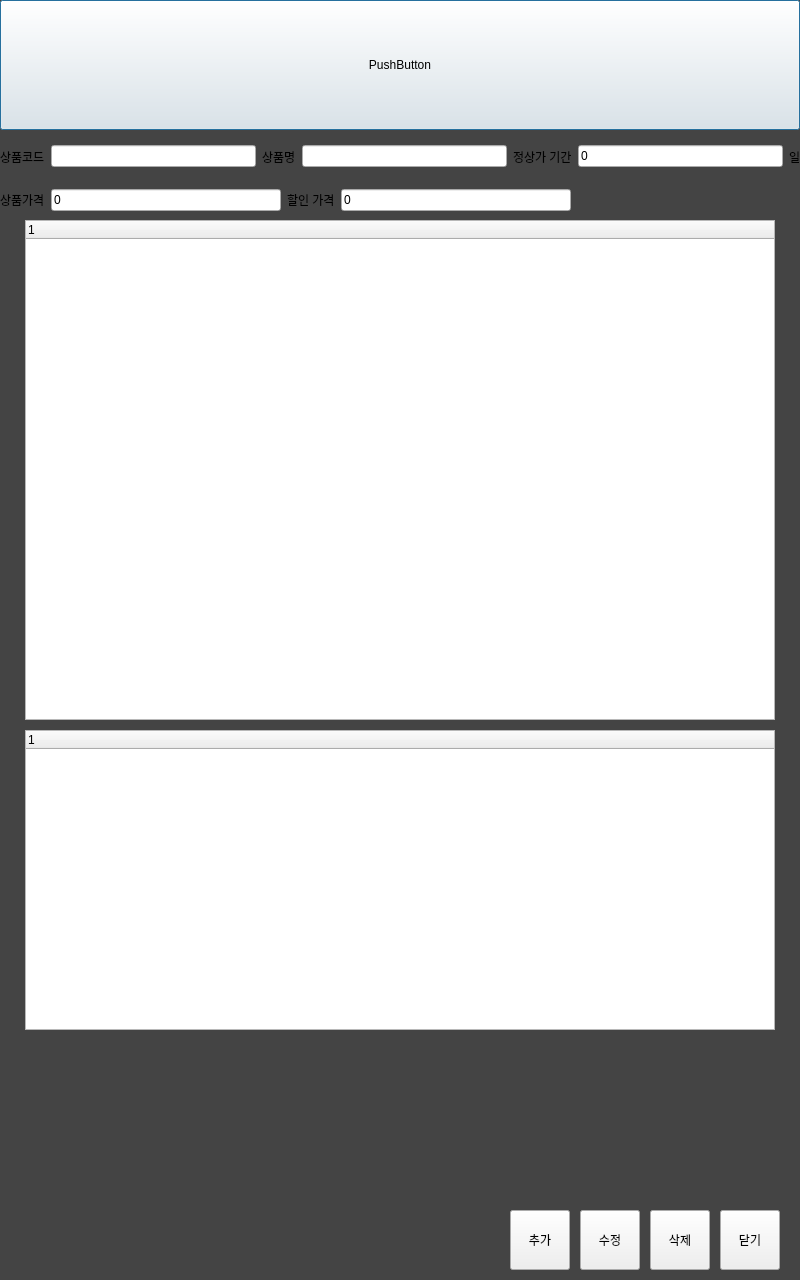
<?xml version="1.0" encoding="UTF-8"?>
<ui version="4.0">
 <class>Import</class>
 <widget class="QDialog" name="Import">
  <property name="geometry">
   <rect>
    <x>0</x>
    <y>0</y>
    <width>800</width>
    <height>1280</height>
   </rect>
  </property>
  <property name="windowTitle">
   <string>Dialog</string>
  </property>
  <property name="styleSheet">
   <string notr="true">#Import
{
	background-color : #444444;

}</string>
  </property>
  <widget class="QPushButton" name="pushButton">
   <property name="geometry">
    <rect>
     <x>0</x>
     <y>0</y>
     <width>800</width>
     <height>130</height>
    </rect>
   </property>
   <property name="minimumSize">
    <size>
     <width>750</width>
     <height>120</height>
    </size>
   </property>
   <property name="text">
    <string>PushButton</string>
   </property>
  </widget>
  <widget class="QTreeWidget" name="treeWidget">
   <property name="geometry">
    <rect>
     <x>25</x>
     <y>220</y>
     <width>750</width>
     <height>500</height>
    </rect>
   </property>
  </widget>
  <widget class="QPushButton" name="pushButton_2">
   <property name="geometry">
    <rect>
     <x>510</x>
     <y>1210</y>
     <width>60</width>
     <height>60</height>
    </rect>
   </property>
   <property name="sizePolicy">
    <sizepolicy hsizetype="Fixed" vsizetype="Fixed">
     <horstretch>0</horstretch>
     <verstretch>0</verstretch>
    </sizepolicy>
   </property>
   <property name="minimumSize">
    <size>
     <width>30</width>
     <height>20</height>
    </size>
   </property>
   <property name="text">
    <string>추가</string>
   </property>
  </widget>
  <widget class="QPushButton" name="pushButton_3">
   <property name="geometry">
    <rect>
     <x>580</x>
     <y>1210</y>
     <width>60</width>
     <height>60</height>
    </rect>
   </property>
   <property name="sizePolicy">
    <sizepolicy hsizetype="Fixed" vsizetype="Fixed">
     <horstretch>0</horstretch>
     <verstretch>0</verstretch>
    </sizepolicy>
   </property>
   <property name="minimumSize">
    <size>
     <width>30</width>
     <height>20</height>
    </size>
   </property>
   <property name="text">
    <string>수정</string>
   </property>
  </widget>
  <widget class="QPushButton" name="pushButton_4">
   <property name="geometry">
    <rect>
     <x>650</x>
     <y>1210</y>
     <width>60</width>
     <height>60</height>
    </rect>
   </property>
   <property name="sizePolicy">
    <sizepolicy hsizetype="Fixed" vsizetype="Fixed">
     <horstretch>0</horstretch>
     <verstretch>0</verstretch>
    </sizepolicy>
   </property>
   <property name="minimumSize">
    <size>
     <width>30</width>
     <height>20</height>
    </size>
   </property>
   <property name="text">
    <string>삭제</string>
   </property>
  </widget>
  <widget class="QPushButton" name="pushButton_5">
   <property name="geometry">
    <rect>
     <x>720</x>
     <y>1210</y>
     <width>60</width>
     <height>60</height>
    </rect>
   </property>
   <property name="sizePolicy">
    <sizepolicy hsizetype="Fixed" vsizetype="Fixed">
     <horstretch>0</horstretch>
     <verstretch>0</verstretch>
    </sizepolicy>
   </property>
   <property name="minimumSize">
    <size>
     <width>30</width>
     <height>20</height>
    </size>
   </property>
   <property name="text">
    <string>닫기</string>
   </property>
  </widget>
  <widget class="QTreeWidget" name="treeWidget_2">
   <property name="geometry">
    <rect>
     <x>25</x>
     <y>730</y>
     <width>750</width>
     <height>300</height>
    </rect>
   </property>
   <column>
    <property name="text">
     <string notr="true">1</string>
    </property>
   </column>
  </widget>
  <widget class="QWidget" name="">
   <property name="geometry">
    <rect>
     <x>0</x>
     <y>130</y>
     <width>801</width>
     <height>81</height>
    </rect>
   </property>
   <layout class="QVBoxLayout" name="verticalLayout">
    <item>
     <layout class="QHBoxLayout" name="horizontalLayout">
      <item>
       <widget class="QLabel" name="label">
        <property name="text">
         <string>상품코드</string>
        </property>
       </widget>
      </item>
      <item>
       <widget class="QLineEdit" name="lineEdit"/>
      </item>
      <item>
       <widget class="QLabel" name="label_2">
        <property name="text">
         <string>상품명</string>
        </property>
       </widget>
      </item>
      <item>
       <widget class="QLineEdit" name="lineEdit_2"/>
      </item>
      <item>
       <widget class="QLabel" name="label_3">
        <property name="text">
         <string>정상가 기간</string>
        </property>
       </widget>
      </item>
      <item>
       <widget class="QLineEdit" name="lineEdit_3">
        <property name="text">
         <string>0</string>
        </property>
       </widget>
      </item>
      <item>
       <widget class="QLabel" name="label_12">
        <property name="text">
         <string>일</string>
        </property>
       </widget>
      </item>
     </layout>
    </item>
    <item>
     <layout class="QHBoxLayout" name="horizontalLayout_4">
      <item>
       <widget class="QLabel" name="label_10">
        <property name="text">
         <string>상품가격</string>
        </property>
       </widget>
      </item>
      <item>
       <widget class="QLineEdit" name="lineEdit_10">
        <property name="text">
         <string>0</string>
        </property>
       </widget>
      </item>
      <item>
       <widget class="QLabel" name="label_11">
        <property name="text">
         <string>할인 가격</string>
        </property>
       </widget>
      </item>
      <item>
       <widget class="QLineEdit" name="lineEdit_11">
        <property name="text">
         <string>0</string>
        </property>
       </widget>
      </item>
      <item>
       <spacer name="horizontalSpacer">
        <property name="orientation">
         <enum>Qt::Horizontal</enum>
        </property>
        <property name="sizeHint" stdset="0">
         <size>
          <width>40</width>
          <height>20</height>
         </size>
        </property>
       </spacer>
      </item>
     </layout>
    </item>
   </layout>
  </widget>
 </widget>
 <resources/>
 <connections/>
</ui>
